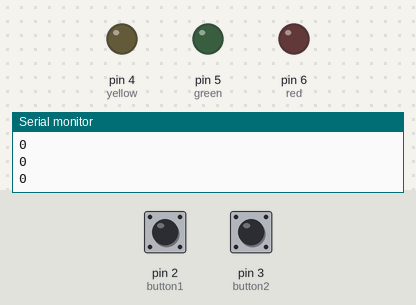
Bench run of a sketch on a simulated Arduino Uno, built with avr-gcc and run on an emulated ATmega328P. Parts: output pins drawn as LEDs (lit = HIGH), the last lines printed to the serial monitor. Dashed ring = blinking. The test bench sets the inputs (shaded band); at power-on: pin 2 (button1) HIGH, pin 3 (button2) LOW.

Above: at 1.2 s.
1.3 s: pin 2 (button1) pulled LOW for 1 s
At 2.2 s:
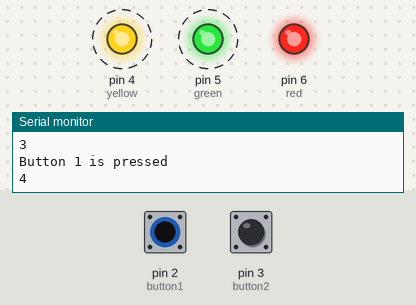
3.8 s: pin 3 (button2) pulled HIGH for 0.25 s
At 4.6 s:
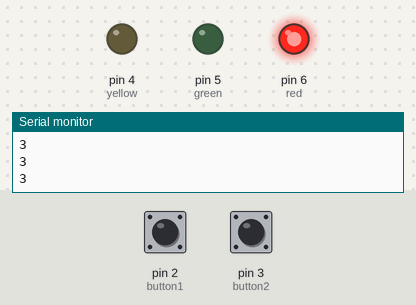
5.6 s: pin 3 (button2) pulled HIGH for 1 s
At 5.8 s:
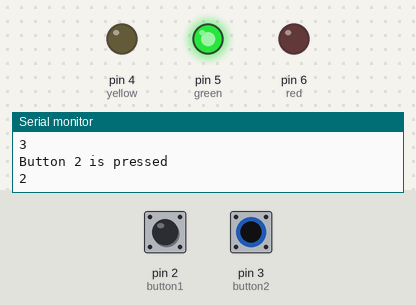
Timing chart, 0 to 8.6 s (numbered marks = the images above; inputs shaded):
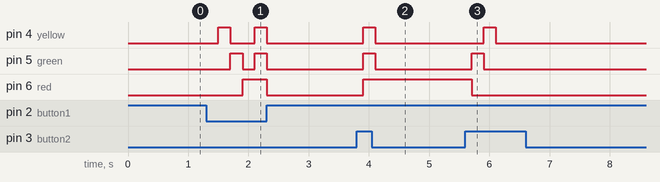

Measured:
- after the input at 1.3 s, pin 4 (yellow): alternates HIGH for 0.20 s and LOW for 0.40 s, 4 changes in all, then stays LOW, starting after 0.20 s; pin 5 (green): alternates HIGH for 0.20 s and LOW for 0.20 s, 4 changes in all, then stays LOW, starting after 0.40 s; pin 6 (red): LOW → HIGH after 0.60 s, → LOW 0.40 s later
- after the input at 3.8 s, pin 4 (yellow), pin 5 (green): LOW → HIGH after 0.10 s, → LOW 0.20 s later; pin 6 (red): LOW → HIGH after 0.10 s
- after the input at 5.6 s, pin 4 (yellow): LOW → HIGH after 0.31 s, → LOW 0.20 s later; pin 5 (green): LOW → HIGH after 0.10 s, → LOW 0.20 s later; pin 6 (red): HIGH → LOW after 0.10 s

The sketch:

Button_LED.ino
```cpp
#define button1 2
#define button2 3
#define yellow 4
#define red 6
#define green 5
#define pot A5
int counter = 0;

void setup() {
  // put your setup code here, to run once:
  Serial.begin(9600);
  while(!Serial)
  {
    ;
  }
  pinMode(button1, INPUT);
  pinMode(button2, INPUT);
  pinMode(yellow,OUTPUT);
  pinMode(red,OUTPUT);
  pinMode(green,OUTPUT);
  pinMode(pot,INPUT);
}

void loop() {
  // put your main code here, to run repeatedly:
  CheckButtons();
  Serial.println(counter);
  // A switch case to turn on or off the LEDs
  switch(counter)
  {
    default:
      turnOffLED(red);
      turnOffLED(yellow);
      turnOffLED(green);
      break;
    case 1:
      turnOnLED(yellow);
      turnOffLED(red);
      turnOffLED(green);
      break;
    case 2:
      turnOnLED(green);
      turnOffLED(yellow);
      turnOffLED(red);
      break;
    case 3:
      turnOnLED(red);
      turnOffLED(yellow);
      turnOffLED(green);
      break;
    case 4:
      turnOnLED(red);
      turnOnLED(yellow);
      turnOnLED(green);
      break;
  }
  delay(100);
}

// Checks if buttons are pressed and then changes the counter accordingly
void CheckButtons()
{
  if(digitalRead(button1) == LOW)
  {
    Serial.println("Button 1 is pressed");
    counter++;
  };
  if(digitalRead(button2) == HIGH)
  {
    Serial.println("Button 2 is pressed");
    counter--;
  };
  delay(100);
}

// Function to turn on LEDs, takes integer (int) as input
void turnOnLED(int LED)
{
  digitalWrite(LED, HIGH);
}
// Function to turn off LEDs, takes integer (int) as input
void turnOffLED(int LED)
{
  digitalWrite(LED, LOW);
}
```
